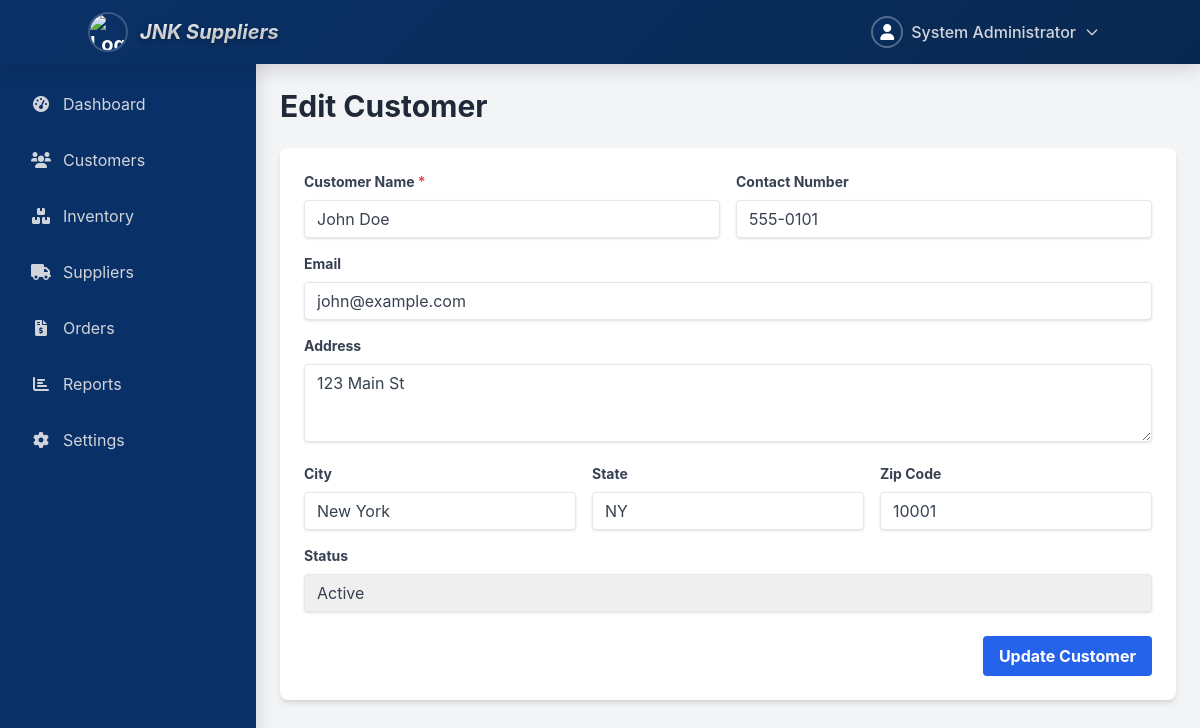
Page /customers/edit-customer.php?id=CUST001 (signed in) on the committed database.
### tables this page shows
CREATE TABLE `customers` (
  `id` int(11) NOT NULL,
  `customer_id` varchar(50) NOT NULL,
  `name` varchar(100) NOT NULL,
  `email` varchar(100) DEFAULT NULL,
  `phone` varchar(20) DEFAULT NULL,
  `address` text DEFAULT NULL,
  `city` varchar(50) DEFAULT NULL,
  `state` varchar(50) DEFAULT NULL,
  `zip_code` varchar(10) DEFAULT NULL,
  `country` varchar(50) DEFAULT 'USA',
  `status` enum('active','inactive') DEFAULT 'active',
  `total_purchases` decimal(10,2) DEFAULT 0.00,
  `total_paid` decimal(10,2) DEFAULT 0.00,
  `balance` decimal(10,2) DEFAULT 0.00,
  `created_at` timestamp NOT NULL DEFAULT current_timestamp(),
  `updated_at` timestamp NOT NULL DEFAULT current_timestamp() ON UPDATE current_timestamp()
);

### customers/edit-customer.php (the view, shortened to what this page needs)
<?php
$database = new Database();
$db = $database->getConnection();
$admin_info = ['name' => 'Guest'];
if (isset($_SESSION['admin_id'])) {
    $stmt = $db->prepare("SELECT name FROM admin WHERE id = :id");
    $stmt->bindParam(':id', $_SESSION['admin_id']);
    $stmt->execute();
    $admin_info = $stmt->fetch(PDO::FETCH_ASSOC);
}
$customer = null;
$message = '';
if (isset($_GET['id'])) {
    $customer_id = $_GET['id'];
    try {
        $stmt = $db->prepare("SELECT * FROM customers WHERE customer_id = :customer_id LIMIT 1");
        $stmt->bindParam(':customer_id', $customer_id);
        $stmt->execute();
        $customer = $stmt->fetch(PDO::FETCH_ASSOC);
    } catch (PDOException $e) {
        $message = 'Database error: ' . $e->getMessage();
        $message_type = 'error';
        error_log("Error fetching customer for edit: " . $e->getMessage());
    }
} else {
    $message = 'No customer ID provided.';
    $message_type = 'error';
}
?>
<!DOCTYPE html>
<html lang="en">
<head>
    <script src="https://cdn.tailwindcss.com"></script>
    <link rel="stylesheet" href="https://cdnjs.cloudflare.com/ajax/libs/font-awesome/6.0.0-beta3/css/all.min.css">
</head>
<body class="bg-gray-100">
    <?php include __DIR__ . '/../component/navbar.php'; ?>
    <div class="flex">
        <?php include __DIR__ . '/../component/sidebar.php'; ?>
        <main class="flex-1">
            <h1 class="text-3xl font-bold text-gray-800 mb-6">Edit Customer</h1>
            <?php if ($customer): ?>
                <div class="bg-white p-6 rounded-lg shadow-md">
                    <form action="edit-customer.php?id=<?php echo htmlspecialchars($customer['customer_id']); ?>" method="POST">
                        <div class="grid grid-cols-1 md:grid-cols-2 gap-4 mb-4">
                            <div>
                                <label for="name" class="block text-gray-700 text-sm font-bold mb-2">Customer Name <span class="text-red-500">*</span></label>
                                <input type="text" id="name" name="name" required
                                       value="<?php echo htmlspecialchars($customer['name']); ?>"
                                       class="shadow appearance-none border rounded w-full py-2 px-3 text-gray-700 leading-tight focus:outline-none focus:shadow-outline focus:border-blue-500">
                            </div>
                            <div>
                                <label for="phone" class="block text-gray-700 text-sm font-bold mb-2">Contact Number</label>
                                <input type="text" id="phone" name="phone"
                                       value="<?php echo htmlspecialchars($customer['phone'] ?? ''); ?>"
                                       class="shadow appearance-none border rounded w-full py-2 px-3 text-gray-700 leading-tight focus:outline-none focus:shadow-outline focus:border-blue-500">
                            </div>
                        </div>
                        <div class="mb-4">
                            <label for="email" class="block text-gray-700 text-sm font-bold mb-2">Email</label>
                            <input type="email" id="email" name="email"
                                   value="<?php echo htmlspecialchars($customer['email'] ?? ''); ?>"
                                   class="shadow appearance-none border rounded w-full py-2 px-3 text-gray-700 leading-tight focus:outline-none focus:shadow-outline focus:border-blue-500">
                        </div>
                        <div class="mb-4">
                            <label for="address" class="block text-gray-700 text-sm font-bold mb-2">Address</label>
                            <textarea id="address" name="address" rows="3"
                                      class="shadow appearance-none border rounded w-full py-2 px-3 text-gray-700 leading-tight focus:outline-none focus:shadow-outline focus:border-blue-500"><?php echo htmlspecialchars($customer['address'] ?? ''); ?></textarea>
                        </div>
                        <div class="grid grid-cols-1 md:grid-cols-3 gap-4 mb-4">
                            <div>
                                <label for="city" class="block text-gray-700 text-sm font-bold mb-2">City</label>
                                <input type="text" id="city" name="city"
                                       value="<?php echo htmlspecialchars($customer['city'] ?? ''); ?>"
                                       class="shadow appearance-none border rounded w-full py-2 px-3 text-gray-700 leading-tight focus:outline-none focus:shadow-outline focus:border-blue-500">
                            </div>
                            <div>
                                <label for="state" class="block text-gray-700 text-sm font-bold mb-2">State</label>
                                <input type="text" id="state" name="state"
                                       value="<?php echo htmlspecialchars($customer['state'] ?? ''); ?>"
                                       class="shadow appearance-none border rounded w-full py-2 px-3 text-gray-700 leading-tight focus:outline-none focus:shadow-outline focus:border-blue-500">
                            </div>
                            <div>
                                <label for="zip_code" class="block text-gray-700 text-sm font-bold mb-2">Zip Code</label>
                                <input type="text" id="zip_code" name="zip_code"
                                       value="<?php echo htmlspecialchars($customer['zip_code'] ?? ''); ?>"
                                       class="shadow appearance-none border rounded w-full py-2 px-3 text-gray-700 leading-tight focus:outline-none focus:shadow-outline focus:border-blue-500">
                            </div>
                        </div>
                        <div class="mb-6">
                            <label for="status" class="block text-gray-700 text-sm font-bold mb-2">Status</label>
                            <select id="status" name="status"
                                    class="shadow appearance-none border rounded w-full py-2 px-3 text-gray-700 leading-tight focus:outline-none focus:shadow-outline focus:border-blue-500">
                                <option value="active" <?php echo ($customer['status'] === 'active') ? 'selected' : ''; ?>>Active</option>
                            </select>
                        </div>
                        <div class="flex items-center justify-end">
                            <button type="submit"
                                    class="bg-blue-600 hover:bg-blue-700 text-white font-bold py-2 px-4 rounded focus:outline-none focus:shadow-outline">
                                Update Customer
                            </button>
                        </div>
                    </form>
                </div>
            <?php elseif (!$message): ?>
                <p class="text-gray-600 text-center">Loading customer data...</p>
            <?php endif; ?>
        </main>
    </div>
</body>
</html>

### component/navbar.php (shortened to what this page needs)
<nav class="header-nav header-shadow bg-primary text-white p-2 fixed w-full top-0 z-50">
    <div class="container mx-auto flex justify-between items-center">
        <a href="/dashboard.php" class="logo-container flex items-center text-xl font-bold">
            <img src="https://nutrinexas.shop/logo.svg" alt="Logo" class="logo-img h-10 w-10 mr-3 rounded-full">
            <span class="company-name italic">JNK Suppliers</span>
        </a>
        <div class="relative">
            <button id="userMenuButton" class="user-menu-button flex items-center text-gray-300 hover:text-white focus:outline-none">
                <div class="user-avatar w-8 h-8 rounded-full flex items-center justify-center mr-2">
                    <i class="fas fa-user text-white"></i>
                </div>
                <span class="font-medium"><?php echo htmlspecialchars($admin_info['name'] ?? 'Guest'); ?></span>
                <svg class="dropdown-arrow w-4 h-4 ml-2" fill="none" stroke="currentColor" viewBox="0 0 24 24">
                    <path stroke-linecap="round" stroke-linejoin="round" stroke-width="2"
                           d="M19 9l-7 7-7-7"></path>
                </svg>
            </button>
        </div>
    </div>
</nav>
<script src="../assets/js/tailwind.config.js"> </script>
<link rel="stylesheet" href="https://cdnjs.cloudflare.com/ajax/libs/font-awesome/6.0.0-beta3/css/all.min.css">

### customers/edit-customer.php (style rules this page uses)
body { font-family: 'Inter', sans-serif; }
main { margin-left: 16rem; margin-top: 4rem; padding: 1.5rem; }

### component/navbar.php (style rules this page uses)
.header-nav { background: linear-gradient(135deg, #0A3167 0%, #082850 100%); backdrop-filter: blur(10px); }
.logo-container { transition: transform 0.3s ease; }
.logo-img { border: 2px solid rgba(255, 255, 255, 0.2); }
.company-name { background: linear-gradient(45deg, #ffffff, #e5e7eb); -webkit-background-clip: text; -webkit-text-fill-color: transparent; background-clip: text; text-shadow: 0 2px 4px rgba(0, 0, 0, 0.3); }
.user-menu-button { transition: all 0.3s ease; border-radius: 12px; padding: 8px 12px; position: relative; overflow: hidden; }
.user-menu-button::before { content: ''; position: absolute; top: 0; left: -100%; width: 100%; height: 100%; background: linear-gradient(90deg, transparent, rgba(255,255,255,0.1), transparent); transition: left 0.6s ease; }
.user-avatar { background: linear-gradient(135deg, #0A3167, #082850); border: 2px solid rgba(255, 255, 255, 0.3); transition: all 0.3s ease; }
.dropdown-arrow { transition: transform 0.3s ease; }
.header-shadow { box-shadow: 0 4px 20px rgba(0, 0, 0, 0.15); }

### rows in the picture
customers: name "John Doe", phone "555-0101", email "john@example.com", address "123 Main St", city "New York", state "NY", zip_code "10001", status "Active"

### other values in the picture
$admin_info['name'] "System Administrator"
